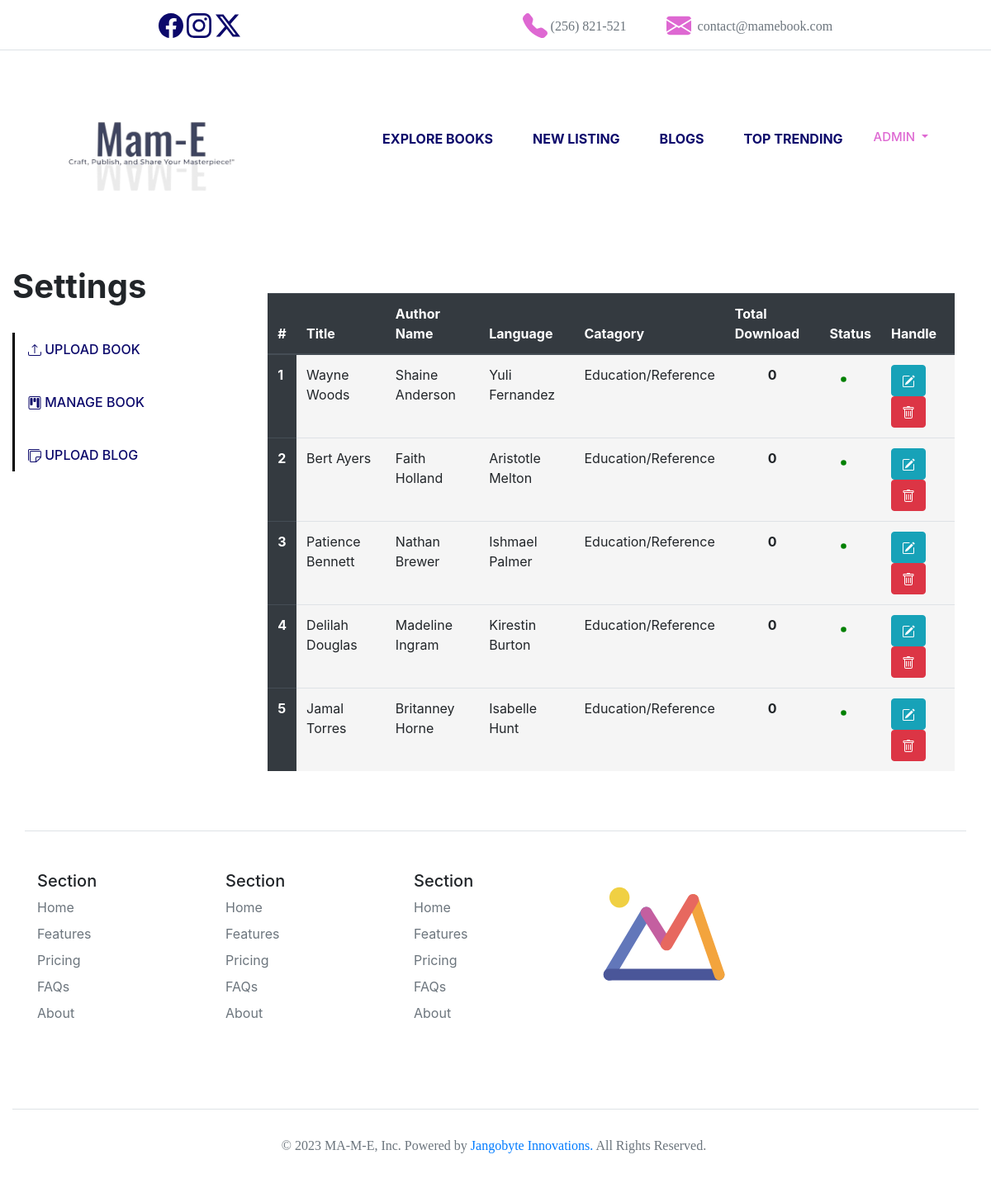
Page /settings/manage-book (signed in) on the earlier database version.
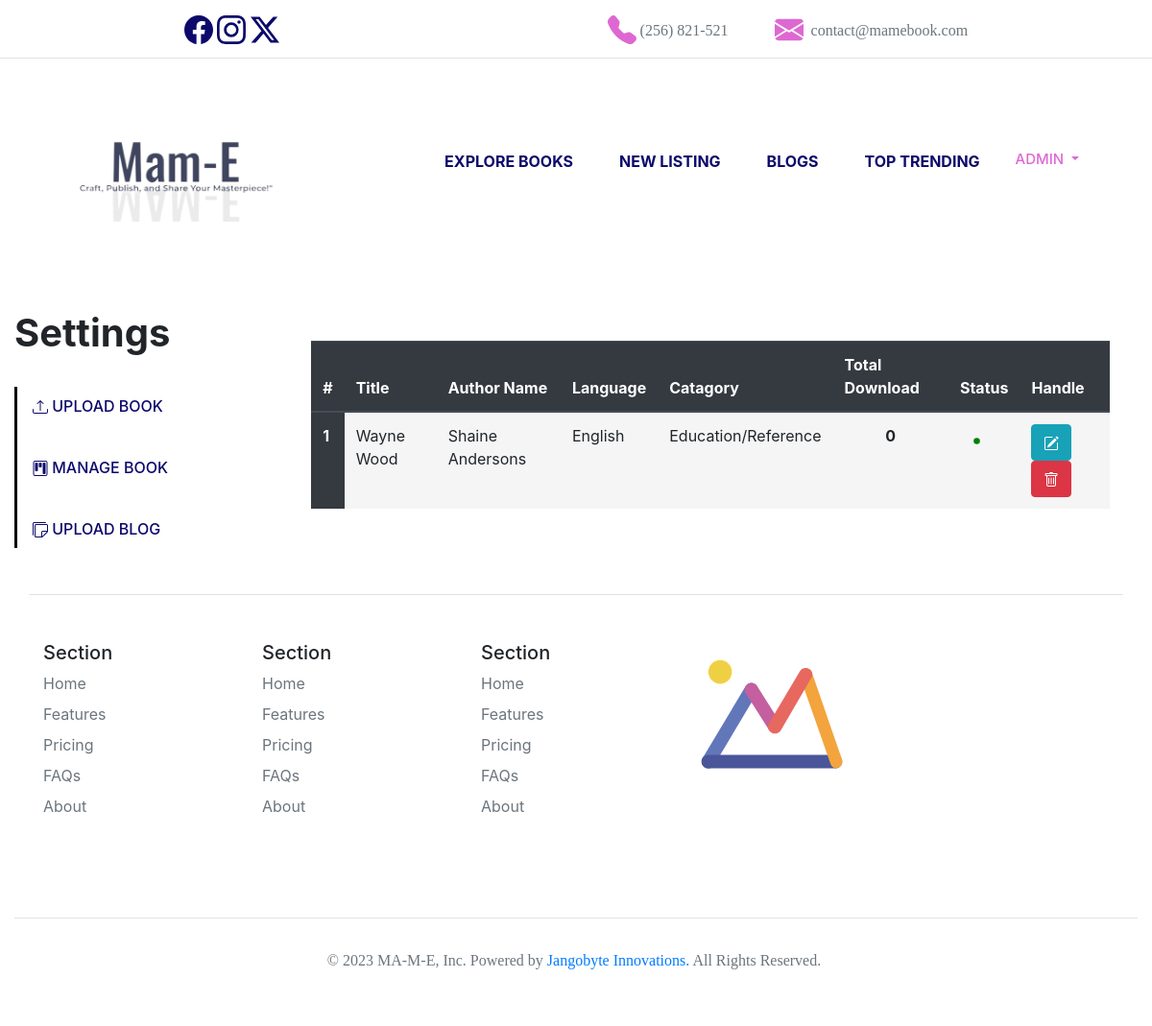
Same page on the later database version.
### cmsebook/models.py (models this page shows, shortened)
class bookinfo(models.Model):
    booktitle = models.CharField(default="", max_length=50)
    authorname = models.CharField(default="", max_length=50)
    bookdescription = models.TextField(default="", max_length=500)
    catagory = models.CharField(default="", max_length=50)
    language = models.CharField(default="", max_length=50)
    keyword = models.CharField(default="", max_length=50)
    bookcover = models.FileField(upload_to="bookcovers/")
    bookfile = models.FileField( upload_to="bookpdf/")
    status = models.CharField(default="on", max_length=5)
    uploadby = models.CharField(default="", max_length=50)

### cmsebook/views.py (the view, shortened to what this page needs)
# urls.py: path('settings/manage-book',views.manage_book, name="manage_book"),
def manage_book(request):
    if request.method == "GET":
        id = request.GET.get("id")
        if id == None:
            pass
    download_list = []
    data = bookinfo.objects.filter(uploadby = request.user.username)
    if data is not None:
        for i in data:
            download_list.append(totaldownloaders.objects.filter(bookid = i.id).count())
    param = {
        'data' : zip(data,download_list)
    }
    return render(request, "manage-book.html", param)

### templates/manage-book.html (shortened to what this page needs)
{% extends "profile.html" %}
{% block Settings %}
  <div class="container p-2 mt-4" >
        <table class="table" style="background-color: whitesmoke;">
            <thead class="thead-dark">
              <tr>
                <th scope="col">#</th>
                <th scope="col">Title</th>
                <th scope="col">Author Name</th>
                <th scope="col">Language</th>
                <th scope="col">Catagory</th>
                <th scope="col">Total Download</th>
                <th scope="col">Status</th>
                <th scope="col">Handle</th>
              </tr>
            </thead>
            <tbody class="thead-dark">
                {% for i,j in data %}
                <tr>
                    <th scope="row">{{forloop.counter}}</th>
                    <td>{{i.booktitle}}</td>
                    <td>{{i.authorname}}</td>
                    <td>{{i.language}}</td>
                    <td>{{i.catagory}} </td>
                    <td class="text-center"><b>{{j}} </b></td>
                    <td>
                        {% if i.status == "on" %}
                          <svg xmlns="http://www.w3.org/2000/svg" width="35" height="35" fill="green" class="bi bi-dot" viewBox="0 0 16 16">
                            <path d="M8 9.5a1.5 1.5 0 1 0 0-3 1.5 1.5 0 0 0 0 3"/>
                          </svg>
                        {% else %}
                        <svg xmlns="http://www.w3.org/2000/svg" width="35" height="35" fill="red" class="bi bi-dot" viewBox="0 0 16 16">
                          <path d="M8 9.5a1.5 1.5 0 1 0 0-3 1.5 1.5 0 0 0 0 3"/>
                        </svg>
                        {% endif %}
                    </td>
                    <td>
                    <button type="button" class="btn btn-info" data-toggle="modal" data-target="#k_{{ i.id }}">
                    </button>
                      <button type="button" class="btn btn-danger" data-toggle="modal" data-target="#del_{{ i.id }}">
                      </button>
                  </td>
                  </tr>
                {% endfor %}
            </tbody>
        </table>
    </div>
{% endblock Settings %}

### templates/structure.html (shortened to what the changed rows need)
<!DOCTYPE html>
<html lang="en">
  <head>
    <link
      rel="stylesheet"
      href="https://cdn.jsdelivr.net/npm/bootstrap@4.4.1/dist/css/bootstrap.min.css"
    />
    {% load static %}
    <link rel="stylesheet" href="{% static 'css/style.css' %}" />
  </head>
  <body id="top">
    {% block body %}{% endblock body %}
    <div class="container">
      <footer class="row row-cols-5 py-5 my-5 border-top">
        <div class="col">
        </div>
      </footer>
    </div>
  </body>
</html>

Differences in the rows shown:
removed bookinfo: booktitle "Bert Ayers", authorname "Faith Holland", language "Aristotle Melton", catagory "Education/Reference", j "0", status "on" (drawn)
removed bookinfo: booktitle "Patience Bennett", authorname "Nathan Brewer", language "Ishmael Palmer", catagory "Education/Reference", j "0", status "on" (drawn)
removed bookinfo: booktitle "Delilah Douglas", authorname "Madeline Ingram", language "Kirestin Burton", catagory "Education/Reference", j "0", status "on" (drawn)
removed bookinfo: booktitle "Jamal Torres", authorname "Britanney Horne", language "Isabelle Hunt", catagory "Education/Reference", j "0", status "on" (drawn)
changed bookinfo "Education/Reference": booktitle "Wayne Woods" → "Wayne Wood"; authorname "Shaine Anderson" → "Shaine Andersons"; language "Yuli Fernandez" → "English"
